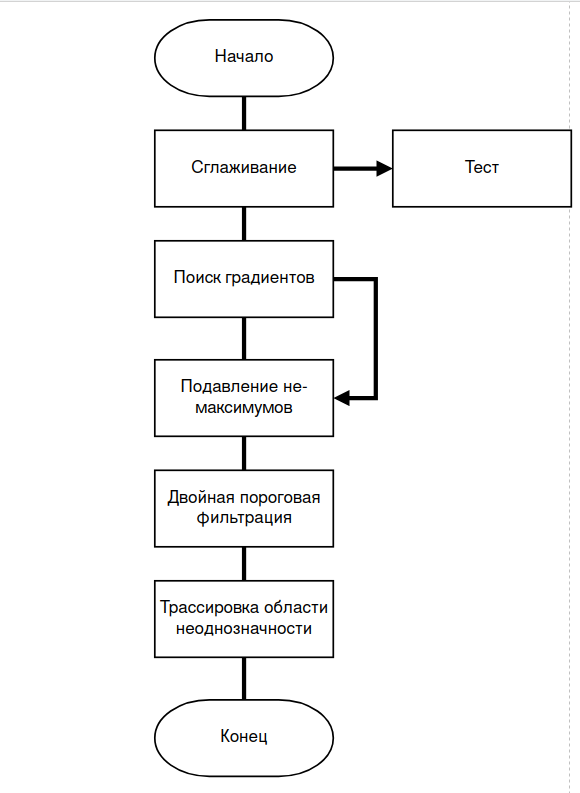
#> input picture src/neural_network/detection_scripts/schemes/ex3.png, 580 x 793 px
$ python find_wrong_arrows.py
#> lines starting #> are read from the running program, lines starting #| are printed output that depends on the picture; after the words box and inside, x2 and y2 are one past the last pixel; in counts of white or black regions, pixels touching at a corner belong together
#> further down, image is the input picture: shape (793, 580, 3); mean B, G, R 247.7, 247.7, 247.7
import random
import cv2
import numpy as np


def split_and_scale_image(image, num_parts, scale_factor):

#> called with num_parts = 8, scale_factor = 0.1
    output_image = cv2.resize(image, None, fx=scale_factor, fy=scale_factor)
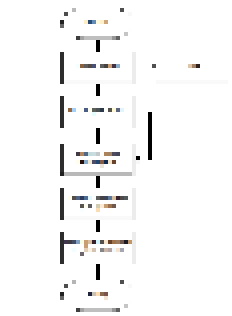
#> output_image: shape (79, 58, 3) (shown 4 times larger); mean B, G, R 247.1, 247.2, 247.4

    return output_image


def preprocess(img):
    img_gray = cv2.cvtColor(img, cv2.COLOR_BGR2GRAY)
    img_blur = cv2.GaussianBlur(img_gray, (5, 5), 1)
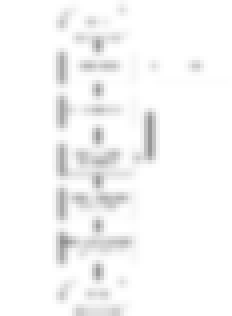
#> img_blur: shape (79, 58) (shown 4 times larger); min 146, max 255, mean 247.2
    img_canny = cv2.Canny(img_blur, 50, 50)
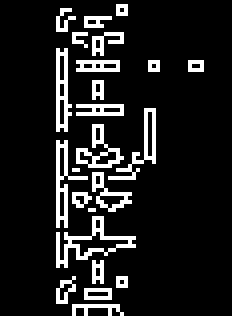
#> img_canny: shape (79, 58) (shown 4 times larger); 11.7% white in thin lines or dots, all inside (x1, y1, x2, y2) = (14, 1, 51, 79)
    kernel = np.ones((3, 3))
    img_dilate = cv2.dilate(img_canny, kernel, iterations=2)
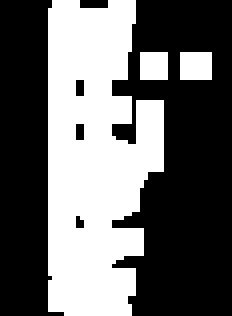
#> img_dilate: shape (79, 58) (shown 4 times larger); 40.2% white; 3 white regions, box (x1, y1, x2, y2) and area: (12, 0, 41, 79) 1738, (45, 13, 53, 20) 56, (35, 13, 42, 20) 49
    img_erode = cv2.erode(img_dilate, kernel, iterations=1)
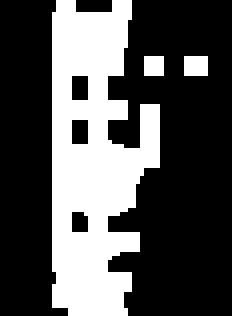
#> img_erode: shape (79, 58) (shown 4 times larger); 32.3% white; 3 white regions
    return img_erode

def find_tip(points, convex_hull):
    print(points)
    print(convex_hull)
    length = len(points)
    indices = np.setdiff1d(range(length), convex_hull)
    for i in range(2):
        j = indices[i] + 2
        if j > length - 1:
            j = length - j
        print(points[j], points[indices[i - 1] - 2])
        if np.all(points[j] == points[indices[i - 1] - 2]):
            return tuple(points[j])


image = cv2.imread('ex3.png')

num_parts = 8
scale_factor = 0.1
img = split_and_scale_image(image, num_parts, scale_factor)

contours, hierarchy = cv2.findContours(preprocess(img), cv2.RETR_LIST, cv2.CHAIN_APPROX_TC89_KCOS)
#> contours = 6 contours, 1 with area under 20; largest, box (x1, y1, x2, y2) and area: (13, 0, 40, 79) 1352, (17, 29, 23, 37) 25, (17, 18, 23, 26) 25, (17, 52, 23, 59) 22, (46, 14, 52, 19) 20
flag = 0
for cnt in contours:
    peri = cv2.arcLength(cnt, True)
    approx = cv2.approxPolyDP(cnt, 0.01 * peri, True)
    hull = cv2.convexHull(approx, returnPoints=False)
    sides = len(hull)
    if 11 > sides > 3 and sides + 2 == len(approx):
        arrow_tip = find_tip(approx[:,0,:], hull.squeeze())
        if arrow_tip:
            cv2.drawContours(img, [cnt], -1, (0, 255, 0), 3)

            # cv2.drawContours(img, [cnt], -1, (0, 255, 0), 3)
            # for p in approx[:,0,:]:
            #     cv2.drawMarker(img, p,(255, 0, 0) )
            cv2.circle(img, arrow_tip, 3, (0, 0, 255), cv2.FILLED)
            flag = 1
            print("Arrow found")
#> this loop made 6 passes
#> (peri, approx, hull, sides) on passes 2 to 5: (20.41, [[18, 29], [22, 30], [21, 36], [17, 35]], [0, 1, 2, 3], 4), (20.41, [[18, 18], [22, 19], [21, 25], [17, 24]], [0, 1, 2, 3], 4), (18, [[46, 14], [46, 18], [51, 18], [51, 14]], [3, 2, 1, 0], 4), (16, [[36, 14], [36, 18], [40, 18], [40, 14]], [3, 2, 1, 0], 4)
#> (peri, hull, sides) on passes 1, 6: (18.17, [0, 1, 2, 3, 4], 5), (267.3, [17, 9, 8, 2, 1, 0], 6)
    #else:
    #    cv2.drawContours(img, [cnt], -1, (random.randint(0, 255), random.randint(0, 255), random.randint(0, 255)), 3)

if not flag:
    print("arrows not found")
num_parts = 1
scale_factor = 0.1
img = split_and_scale_image(img, num_parts, scale_factor)

cv2.imshow("Image", img)
cv2.waitKey(0)
